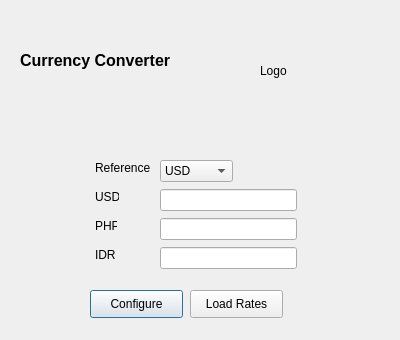
<?xml version="1.0" encoding="UTF-8"?>
<ui version="4.0">
 <class>Dialog</class>
 <widget class="QDialog" name="Dialog">
  <property name="geometry">
   <rect>
    <x>0</x>
    <y>0</y>
    <width>400</width>
    <height>340</height>
   </rect>
  </property>
  <property name="windowTitle">
   <string>Dialog</string>
  </property>
  <widget class="QLabel" name="label">
   <property name="geometry">
    <rect>
     <x>20</x>
     <y>40</y>
     <width>211</width>
     <height>41</height>
    </rect>
   </property>
   <property name="font">
    <font>
     <pointsize>12</pointsize>
     <weight>75</weight>
     <bold>true</bold>
    </font>
   </property>
   <property name="text">
    <string>Currency Converter</string>
   </property>
  </widget>
  <widget class="QLabel" name="labelUSD">
   <property name="geometry">
    <rect>
     <x>95</x>
     <y>189</y>
     <width>24</width>
     <height>16</height>
    </rect>
   </property>
   <property name="text">
    <string>USD</string>
   </property>
  </widget>
  <widget class="QLabel" name="labelPHP">
   <property name="geometry">
    <rect>
     <x>95</x>
     <y>218</y>
     <width>22</width>
     <height>16</height>
    </rect>
   </property>
   <property name="text">
    <string>PHP</string>
   </property>
  </widget>
  <widget class="QLabel" name="labelIDR">
   <property name="geometry">
    <rect>
     <x>95</x>
     <y>247</y>
     <width>20</width>
     <height>16</height>
    </rect>
   </property>
   <property name="text">
    <string>IDR</string>
   </property>
  </widget>
  <widget class="QLineEdit" name="lineEditUSD">
   <property name="geometry">
    <rect>
     <x>160</x>
     <y>189</y>
     <width>137</width>
     <height>22</height>
    </rect>
   </property>
  </widget>
  <widget class="QLineEdit" name="lineEditPHP">
   <property name="geometry">
    <rect>
     <x>160</x>
     <y>218</y>
     <width>137</width>
     <height>22</height>
    </rect>
   </property>
  </widget>
  <widget class="QLineEdit" name="lineEditIDR">
   <property name="geometry">
    <rect>
     <x>160</x>
     <y>247</y>
     <width>137</width>
     <height>22</height>
    </rect>
   </property>
  </widget>
  <widget class="QLabel" name="labelLogo">
   <property name="geometry">
    <rect>
     <x>260</x>
     <y>20</y>
     <width>101</width>
     <height>101</height>
    </rect>
   </property>
   <property name="text">
    <string>Logo</string>
   </property>
  </widget>
  <widget class="QLabel" name="label_2">
   <property name="geometry">
    <rect>
     <x>95</x>
     <y>160</y>
     <width>58</width>
     <height>16</height>
    </rect>
   </property>
   <property name="text">
    <string>Reference</string>
   </property>
  </widget>
  <widget class="QComboBox" name="comboBoxReferenceCurrency">
   <property name="geometry">
    <rect>
     <x>160</x>
     <y>160</y>
     <width>73</width>
     <height>22</height>
    </rect>
   </property>
   <item>
    <property name="text">
     <string>USD</string>
    </property>
   </item>
   <item>
    <property name="text">
     <string>PHP</string>
    </property>
   </item>
   <item>
    <property name="text">
     <string>IDR</string>
    </property>
   </item>
  </widget>
  <widget class="QPushButton" name="pushButtonConfigure">
   <property name="geometry">
    <rect>
     <x>90</x>
     <y>290</y>
     <width>93</width>
     <height>28</height>
    </rect>
   </property>
   <property name="text">
    <string>Configure</string>
   </property>
  </widget>
  <widget class="QPushButton" name="pushButtonLoadRates">
   <property name="geometry">
    <rect>
     <x>190</x>
     <y>290</y>
     <width>93</width>
     <height>28</height>
    </rect>
   </property>
   <property name="text">
    <string>Load Rates</string>
   </property>
  </widget>
 </widget>
 <resources/>
 <connections/>
</ui>
